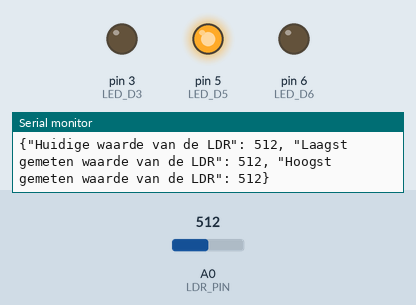
Simulated run of this sketch. Board: Arduino Uno, built with avr-gcc and run on an emulated ATmega328P. Parts: output pins drawn as LEDs (lit = HIGH), the last lines printed to the serial monitor. Inputs (shaded band) come from the test bench; at power-on: A0 (LDR_PIN) = 512.

Above: at 1.8 s.
1.9 s: A0 (LDR_PIN) set to 487
At 2.8 s:
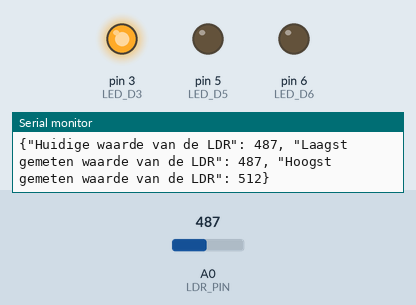
3.6 s: A0 (LDR_PIN) set to 710
At 4.8 s:
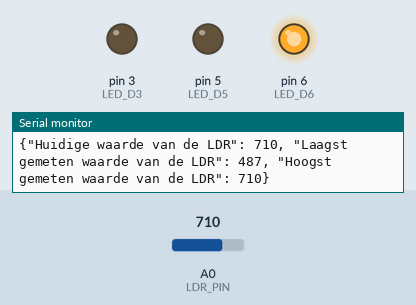
5.7 s: A0 (LDR_PIN) set to 686
At 6.8 s:
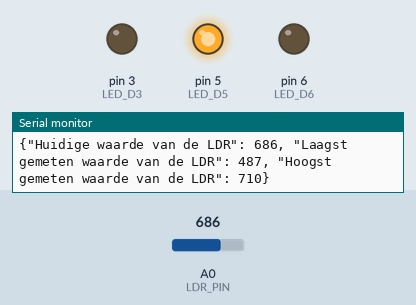
7.8 s: A0 (LDR_PIN) set to 716
At 8.9 s:
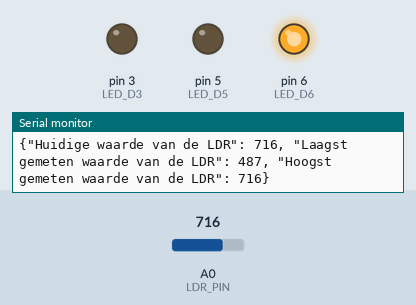
Timing chart, 0 to 10.8 s (numbered marks = the images above; inputs shaded):
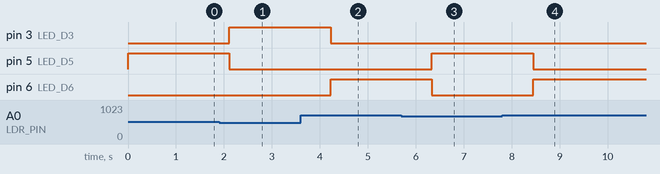

The sketch:

opd3.ino
```cpp
const int LDR_PIN = A0;
const int LED_D3 = 3;
const int LED_D5 = 5;
const int LED_D6 = 6;

int ldrValue = 0;
int ldrMin = 1023;
int ldrMax = 0;

void setup() {
  pinMode(LED_D3, OUTPUT);
  pinMode(LED_D5, OUTPUT);
  pinMode(LED_D6, OUTPUT);
  Serial.begin(9600);
}

void loop() {
  ldrValue = analogRead(LDR_PIN);
  updateLDRMinMax(ldrValue);

  digitalWrite(LED_D3, isLowLight(ldrValue) ? HIGH : LOW);
  controlLEDs(ldrValue);

  Serial.println(createJSON(ldrValue, ldrMin, ldrMax));
  delay(1000);
}

bool isLowLight(int value) {
  return value < 500;
}

void controlLEDs(int value) {
  digitalWrite(LED_D5, (value >= 500 && value < 700) ? HIGH : LOW);
  digitalWrite(LED_D6, (value >= 700) ? HIGH : LOW);
}

void updateLDRMinMax(int value) {
  if (value < ldrMin) ldrMin = value;
  if (value > ldrMax) ldrMax = value;
}

String createJSON(int current, int min, int max) {
  return "{\"Huidige waarde van de LDR\": " + String(current) +
         ", \"Laagst gemeten waarde van de LDR\": " + String(min) +
         ", \"Hoogst gemeten waarde van de LDR\": " + String(max) + "}";
}
```

Measured:
- the behaviour switches between 500 and 499 on A0 (LDR_PIN) (found by bisection; images 0 and 1)
- the behaviour switches between 700 and 699 on A0 (LDR_PIN) (found by bisection; images 2 and 3)
- after the input at 1.9 s, pin 3 (LED_D3): LOW → HIGH after 0.21 s; pin 5 (LED_D5): HIGH → LOW after 0.21 s
- after the input at 3.6 s, pin 3 (LED_D3): HIGH → LOW after 0.62 s; pin 6 (LED_D6): LOW → HIGH after 0.62 s
- after the input at 5.7 s, pin 5 (LED_D5): LOW → HIGH after 0.64 s; pin 6 (LED_D6): HIGH → LOW after 0.64 s
- after the input at 7.8 s, pin 5 (LED_D5): HIGH → LOW after 0.65 s; pin 6 (LED_D6): LOW → HIGH after 0.65 s
